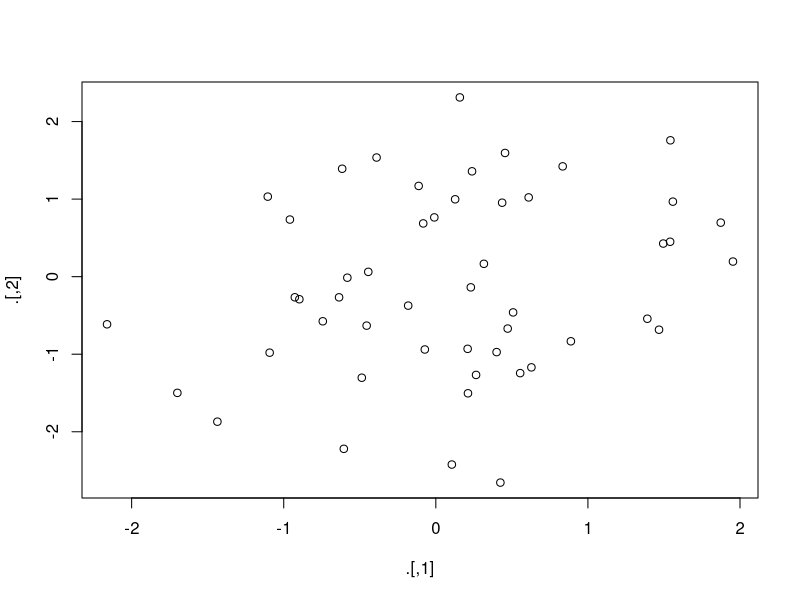

Here is the R script that generated this plot:
library(tidyverse)
# Pipes (%>%) come from the magrittr package. 
# Magrittr is a dependency in the tidyverse.

# how %>% works
# I think it is essentially a function that does a "lexical transformation."
# I think it takes the left hand side and right hand side as arguments. The
# output of the left hand side is assigned to a temp variable and that temp
# variable is put into the right hand side.   
# The important thing to notice about this behavior is that functions that use
# the the global environment will not work properly because their scope will be
# changed to the pipe. It is possible to control the environment explicitly
# within the pip but is probably easier to avoid the pipe with functions like
# assign(), get(), or load()

# when to use %>%
# Pipes are most useful when you are doing a series of linear transformations
# on an object. All they do is help you do avoid the clutter and confusion of
# naming intermediate variables or having nested functions.

############################
# magrittr has other pipe-like functions
library(magrittr)

# tee (%T>%)
# Instead of returning the right hand side, it returns the left hand side. It
# is useful for calling functions for their side effects from within a # piping
# series (like plotting or printing output)
rnorm(100) %>%
   matrix(ncol = 2) %T>%
   plot() %>%
   str()

# %$%
# I don't know if this pipe has name but it does what the dollar sign does in a
# data frame. It takes the columns out of dataframe. So it is useful when you
# want to pipe into a function that expects vectors as arguments. For example,
# the correlation function
mtcars %$%
	cor(disp, mpg) %T>%
	print()


